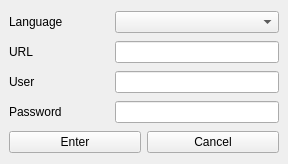
<?xml version="1.0" encoding="UTF-8"?>
<ui version="4.0">
 <class>EnterWindow</class>
 <widget class="QMainWindow" name="EnterWindow">
  <property name="geometry">
   <rect>
    <x>0</x>
    <y>0</y>
    <width>288</width>
    <height>164</height>
   </rect>
  </property>
  <property name="minimumSize">
   <size>
    <width>288</width>
    <height>164</height>
   </size>
  </property>
  <property name="maximumSize">
   <size>
    <width>288</width>
    <height>1270</height>
   </size>
  </property>
  <property name="windowTitle">
   <string>FO DB</string>
  </property>
  <property name="windowIcon">
   <iconset resource="app.qrc">
    <normaloff>:/app.png</normaloff>:/app.png</iconset>
  </property>
  <widget class="QWidget" name="centralwidget">
   <layout class="QVBoxLayout" name="verticalLayout_2">
    <item>
     <layout class="QHBoxLayout" name="horizontalLayout_5">
      <item>
       <widget class="QLabel" name="label_4">
        <property name="minimumSize">
         <size>
          <width>100</width>
          <height>0</height>
         </size>
        </property>
        <property name="text">
         <string>Language</string>
        </property>
       </widget>
      </item>
      <item>
       <widget class="QComboBox" name="language">
        <property name="sizePolicy">
         <sizepolicy hsizetype="Expanding" vsizetype="Fixed">
          <horstretch>0</horstretch>
          <verstretch>0</verstretch>
         </sizepolicy>
        </property>
        <property name="minimumSize">
         <size>
          <width>0</width>
          <height>0</height>
         </size>
        </property>
       </widget>
      </item>
     </layout>
    </item>
    <item>
     <layout class="QHBoxLayout" name="horizontalLayout">
      <item>
       <widget class="QLabel" name="label">
        <property name="minimumSize">
         <size>
          <width>100</width>
          <height>0</height>
         </size>
        </property>
        <property name="text">
         <string>URL</string>
        </property>
       </widget>
      </item>
      <item>
       <widget class="QLineEdit" name="url"/>
      </item>
     </layout>
    </item>
    <item>
     <layout class="QHBoxLayout" name="horizontalLayout_2">
      <item>
       <widget class="QLabel" name="label_2">
        <property name="minimumSize">
         <size>
          <width>100</width>
          <height>0</height>
         </size>
        </property>
        <property name="text">
         <string>User</string>
        </property>
       </widget>
      </item>
      <item>
       <widget class="QLineEdit" name="name"/>
      </item>
     </layout>
    </item>
    <item>
     <layout class="QHBoxLayout" name="horizontalLayout_3">
      <item>
       <widget class="QLabel" name="label_3">
        <property name="minimumSize">
         <size>
          <width>100</width>
          <height>0</height>
         </size>
        </property>
        <property name="text">
         <string>Password</string>
        </property>
       </widget>
      </item>
      <item>
       <widget class="QLineEdit" name="password">
        <property name="echoMode">
         <enum>QLineEdit::Password</enum>
        </property>
       </widget>
      </item>
     </layout>
    </item>
    <item>
     <layout class="QHBoxLayout" name="horizontalLayout_4">
      <item>
       <widget class="QPushButton" name="enter">
        <property name="text">
         <string>Enter</string>
        </property>
       </widget>
      </item>
      <item>
       <widget class="QPushButton" name="cancel">
        <property name="text">
         <string>Cancel</string>
        </property>
       </widget>
      </item>
     </layout>
    </item>
   </layout>
  </widget>
 </widget>
 <resources>
  <include location="app.qrc"/>
 </resources>
 <connections/>
</ui>
